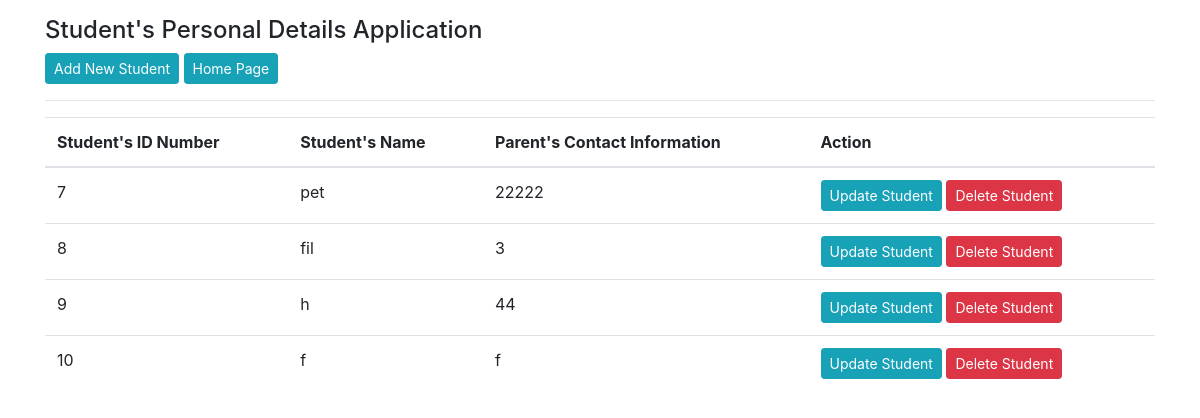
The page /show_student/ on the database as committed earlier.
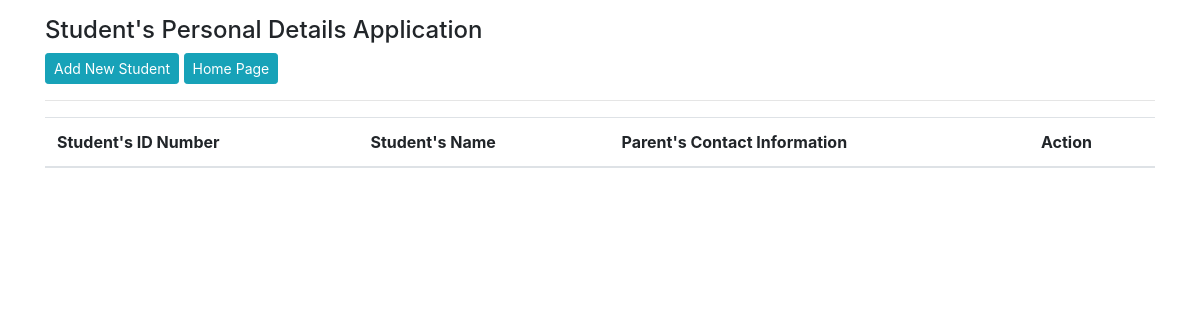
The same page on the database as committed later.
### app/models.py (models this page shows, shortened)
class Student(models.Model):
    student_id = models.CharField(max_length=200, null=True, blank=True)
    student_name = models.CharField(max_length=200, null=True)
    student_contact = models.CharField(max_length=200, null=True)

### app/views.py (the view)
# urls.py: path("show_student/", views.show_student, name= "show_student"),
def show_student(request):
    student = Student.objects.all()
    return render(request,"show.html",{"student":student})

### app/templates/show.html
<!doctype html>
{% extends 'base.html' %}
{% block content %}
<div class="container mt-3">
    <h4> Student's Personal Details Application </h4>
    <a href="{% url 'add_student' %}" class="btn btn-sm btn-info">Add New Student</a>
    <a href="{% url 'home' %}" class="btn btn-sm btn-info">Home Page</a>
    <hr>
    <table class="table">
        <thead>
            <tr>
                <th>Student's ID Number</th>
                <th>Student's Name</th>
                <th>Parent's Contact Information</th>
                <th>Action</th>
            </tr>
        </thead>
        <tbody>
            {% for s in student%}
            <tr>
                <td>{{s.id}}</td>
                <td>{{s.student_name}}</td>
                <td>{{s.student_contact}}</td>
                <td>
                    <a href="update_student/{{s.student_id}}" class="btn btn-sm btn-info">Update Student</a>
                    <a href="delete_student/{{s.student_id}}" class="btn btn-sm btn-danger">Delete Student</a>
                </td>
            </tr>
            {% endfor block %}
        </tbody>
    </table>
</div>
{% endblock content %}

### app/templates/base.html (shortened to what this page needs)
<!doctype html>
{% load static %}
<html lang="en">
<head>
<link rel="stylesheet" href="https://cdn.jsdelivr.net/npm/bootstrap@4.0.0/dist/css/bootstrap.min.css">
</head>
<body>
{% block content %}
{% endblock content %}
</body>
</html>

Rows that differ between the two databases and show on the page:
removed Student: id "7", student_name "pet", student_contact "22222"
removed Student: id "8", student_name "fil", student_contact "3"
removed Student: id "9", student_name "h", student_contact "44"
removed Student: id "10", student_name "f", student_contact "f"
